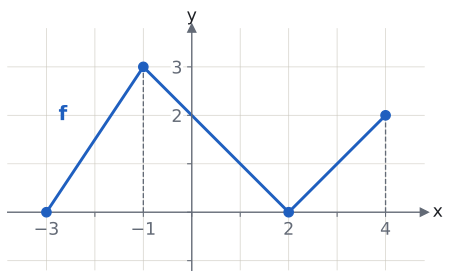

Here is the Python script that generated this plot:
import sys; sys.path.insert(0, "tools")
from cizim import *

# Alıştırma soru 10. f: [−3, 4] -> R, köşeler (−3, 0), (−1, 3), (2, 0), (4, 2).
# (f∘f)(x) = 0  =>  f(x) ∈ {−3, 2}  =>  f(x) = 2  =>  x = −5/3, 0, 4  (3 çözüm).
fig, ax = sekil(5.6, 3.8)
eksenler(ax, x=(-3.8, 4.8), y=(-1.2, 3.8))
ax.set_aspect("equal")
ax.set_xticks(range(-3, 5)); ax.set_xticklabels(["−3", "", "−1", "", "", "2", "", "4"])
ax.set_yticks(range(-1, 4)); ax.set_yticklabels(["", "", "", "2", "3"])
xs, ys = [-3, -1, 2, 4], [0, 3, 0, 2]
ax.plot(xs, ys, color=MAVI)
for p in zip(xs, ys): nokta(ax, *p, renk=MAVI)
ax.plot([-1, -1], [0, 3], color=SOLUK, lw=1, ls="--")
ax.plot([4, 4], [0, 2], color=SOLUK, lw=1, ls="--")
for t in ax.get_yticklabels(): t.set_bbox(dict(facecolor="white", edgecolor="none", pad=0.5))
ax.text(-2.75, 1.9, "f", color=MAVI, fontsize=15, fontweight="bold")
kaydet(fig, __file__)
